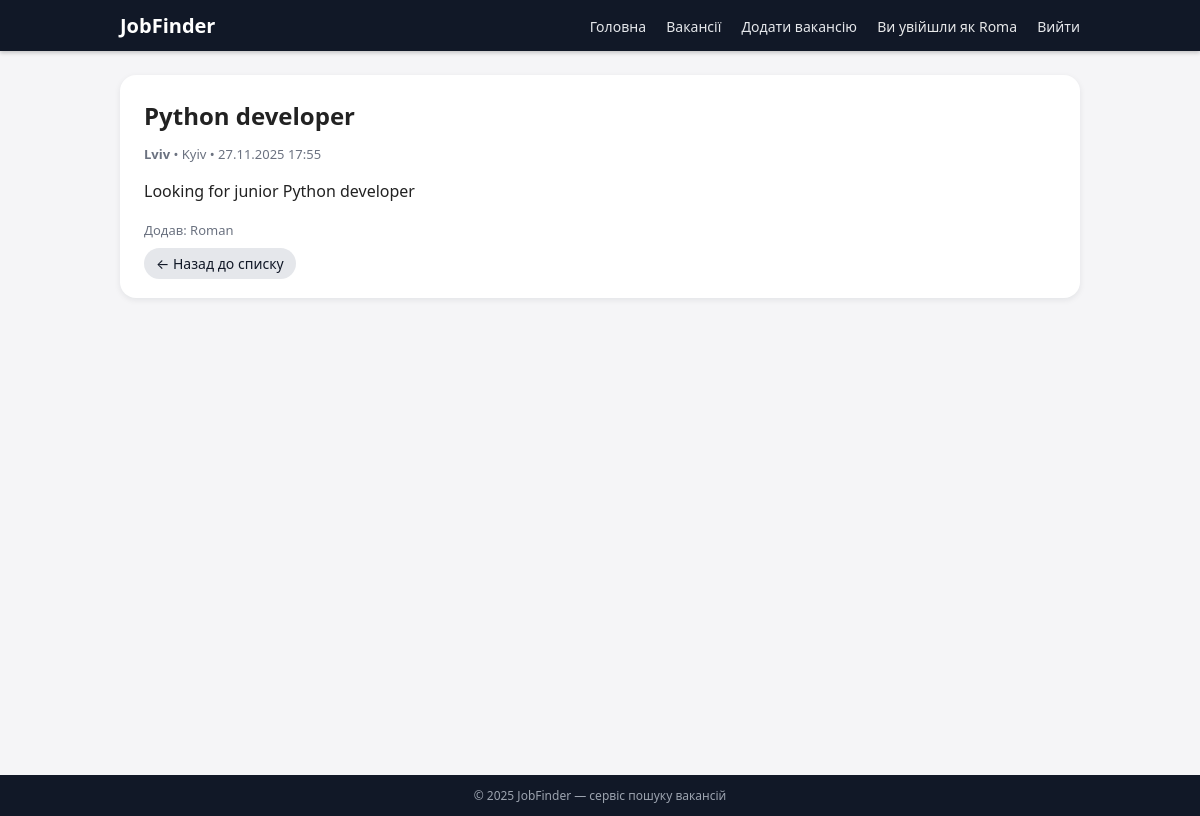
The page /jobs/2/ (signed in) on the database its author committed.
### jobs/models.py (models this page shows, shortened)
class Job(models.Model):
    title = models.CharField(max_length=255, verbose_name='Назва вакансії')
    company = models.CharField(max_length=255, verbose_name='Компанія')
    location = models.CharField(max_length=255, verbose_name='Місто')
    description = models.TextField(verbose_name='Опис')
    created_at = models.DateTimeField(auto_now_add=True)
    author = models.ForeignKey(User, on_delete=models.CASCADE, related_name='jobs')
    class Meta:
        ordering = ['-created_at']
        verbose_name = 'Вакансія'
        verbose_name_plural = 'Вакансії'

### jobs/views.py (the view)
# urls.py: path('jobs/<int:pk>/', views.job_detail, name='job_detail'),
def job_detail(request, pk):
    job = get_object_or_404(Job, pk=pk)
    return render(request, 'jobs/job_detail.html', {'job': job})

### jobs/templates/jobs/job_detail.html (shortened to what this page needs)
{% extends 'base.html' %}
{% block content %}
<article class="job-detail">
    <h1>{{ job.title }}</h1>
    <p class="job-meta">
        <strong>{{ job.company }}</strong> •
        <span>{{ job.location }}</span> •
        <span>{{ job.created_at|date:"d.m.Y H:i" }}</span>
    </p>
    <div class="job-full-description">
        {{ job.description|linebreaks }}
    </div>
    <p class="job-author">
        Додав: {{ job.author.username }}
    </p>
    <a href="{% url 'job_list' %}" class="btn-secondary">← Назад до списку</a>
</article>
{% endblock %}

### jobs/templates/base.html (shortened to what this page needs)
{% load static %}
<!DOCTYPE html>
<html lang="uk">
<head>
    <link rel="stylesheet" href="{% static 'css/styles.css' %}">
</head>
<body>
<header class="header">
    <div class="container header-inner">
        <a href="{% url 'home' %}" class="logo">JobFinder</a>
        <nav class="nav">
            <a href="{% url 'home' %}">Головна</a>
            <a href="{% url 'job_list' %}">Вакансії</a>
            {% if user.is_authenticated %}
                <a href="{% url 'job_create' %}">Додати вакансію</a>
                <span class="nav-username">Ви увійшли як {{ user.username }}</span>
                <a href="{% url 'logout' %}">Вийти</a>
            {% else %}
                <a href="{% url 'login' %}">Увійти</a>
                <a href="{% url 'register' %}" class="btn-primary">Реєстрація</a>
            {% endif %}
        </nav>
    </div>
</header>
<main class="container main">
    {% block content %}
    {% endblock %}
</main>
<footer class="footer">
    <div class="container">
        © 2025 JobFinder — сервіс пошуку вакансій
    </div>
</footer>
</body>
</html>

### jobs/static/css/styles.css (style rules this page uses)
body { margin: 0; font-family: system-ui, -apple-system, BlinkMacSystemFont, 'Segoe UI', sans-serif; background: #f5f5f7; color: #222; }
.container { width: 100%; max-width: 960px; margin: 0 auto; padding: 0 16px; }
.header { background: #111827; color: #fff; padding: 12px 0; box-shadow: 0 2px 4px rgba(0,0,0,.2); }
.header-inner { display: flex; align-items: center; justify-content: space-between; }
.logo { font-weight: 700; font-size: 20px; text-decoration: none; color: #fff; }
.nav a { color: #e5e7eb; text-decoration: none; margin-left: 16px; font-size: 14px; }
.nav-username { margin-left: 16px; font-size: 14px; opacity: 0.9; }
.btn-secondary { padding: 6px 12px; border-radius: 999px; background: #e5e7eb; color: #111827 !important; text-decoration: none; border: none; cursor: pointer; font-size: 14px; }
.main { padding: 24px 0 40px; min-height: calc(100vh - 140px); }
.footer { background: #111827; color: #9ca3af; padding: 12px 0; font-size: 12px; text-align: center; }
.job-meta { font-size: 13px; color: #6b7280; margin-bottom: 8px; }
.job-detail { background: #fff; border-radius: 16px; padding: 24px; box-shadow: 0 2px 6px rgba(15,23,42,0.08); }
.job-detail h1 { margin-top: 0; margin-bottom: 8px; }
.job-full-description { margin-top: 16px; margin-bottom: 16px; line-height: 1.6; }
.job-author { font-size: 13px; color: #6b7280; }

### rows shown on the page
Job: title "Python developer", company "Lviv", location "Kyiv", created_at "27.11.2025 17:55", description "Looking for junior Python developer", author.username "Roman"

### other values the page prints
{{ user.username }} "Roma"
